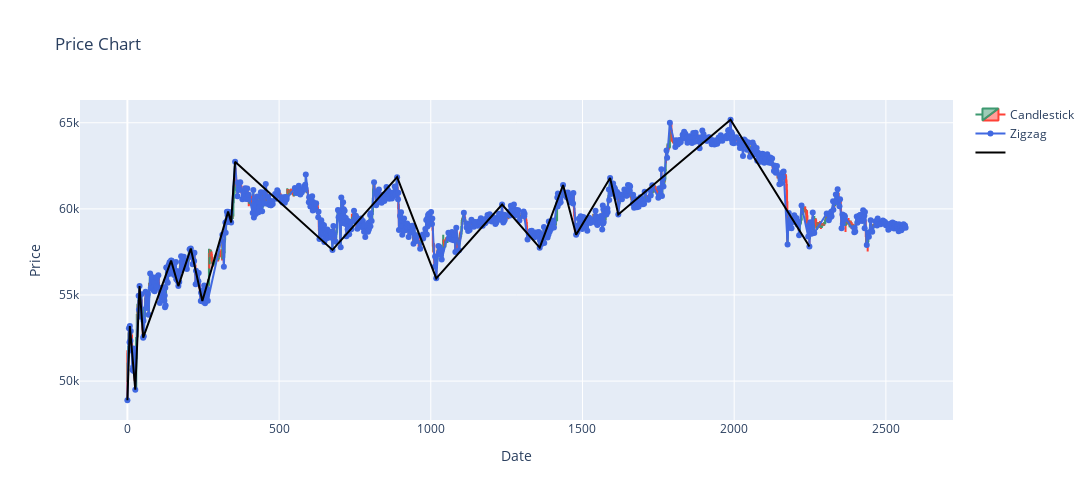

The cell this chart's notebook holds for it:
### Code cell
pt = gu.PlottingTool(width=1400, height=500)
pt.draw_candlesticks(corrected_pair_df)
pt.draw_zigzag(algo.zigzag_df)

# pt.draw_zigzag(h_o_zigzag_df, title='Higher order Zigzag', color='black')
# plot_type = "descending" if algo.zigzag_df[algo.zigzag_df.pdi == algo.starting_pdi].iloc[0].pivot_type == "peak" else "ascending"
plot_type = "ascending"
# if algo.zigzag_df[algo.zigzag_df.pdi == algo.starting_pdi].iloc[0].pivot_type == "valley":
#     pt.draw_points_with_label(algo.pbos_indices, 
#                               algo.pair_df.iloc[algo.pbos_indices].high, 
#                               "PBOS", color="purple")
#     pt.draw_points_with_label(algo.valley_lpls.pdi, algo.valley_lpls.pivot_value, "Broken LPL", color="yellow")
#     pt.draw_points_with_label(algo.valley_broken_lpls.pdi, algo.valley_broken_lpls.pivot_value, "Broken LPL", color="yellow")
# else:
#     pt.draw_points_with_label(algo.pbos_indices, 
#                               algo.pair_df.iloc[algo.pbos_indices].low, 
#                               "PBOS", color="purple")
#     pt.draw_points_with_label(algo.peak_lpls.pdi, algo.peak_lpls.pivot_value, "LPL", color="red")
#     pt.draw_points_with_label(algo.peak_broken_lpls.pdi, algo.peak_broken_lpls.pivot_value, "Broken LPL", color="yellow")
invert = False

if invert:
    plot_type = "ascending" if plot_type == "descending" else "descending"

# if plot_type == "ascending":
# pt.draw_points_with_label(algo.pbos_indices,
#                           algo.pair_df.iloc[algo.pbos_indices].high,
#                           "PBOS", color="purple")
# pt.draw_points_with_label(algo.valley_lpls.pdi, algo.valley_lpls.pivot_value, "LPL", color="red")
# pt.draw_points_with_label(algo.valley_broken_lpls.pdi, algo.valley_broken_lpls.pivot_value, "Valley broken LPL", color="orange")
# else:
# pt.draw_points_with_label(algo.pbos_indices,
#                           algo.pair_df.iloc[algo.pbos_indices].low,
#                           "PBOS", color="purple")
# pt.draw_points_with_label(algo.peak_lpls.pdi, algo.peak_lpls.pivot_value, "LPL", color="red")
# pt.draw_points_with_label(algo.peak_broken_lpls.pdi, algo.peak_broken_lpls.pivot_value, "Peak broken LPL", color="orange")

pt.draw_points_with_label(algo.zigzag_df[algo.zigzag_df.pdi.isin(algo.h_o_indices)].pdi,
                          algo.zigzag_df[algo.zigzag_df.pdi.isin(algo.h_o_indices)].pivot_value,
                          draw_line=True)

# pt.draw_points_with_label(algo.peak_lpls.pair_df_index, algo.peak_lpls.pivot_value, "Peak LPL", color="green")
# pt.draw_points_with_label(bos_df.loc[bos_df.pivot_type == "valley"], "BOS-S", color="red")
# pt.draw_points_with_label(lplb_df.loc[lplb_df.pivot_type == "peak"], "LPLB-S", color="orange")
# pt.draw_points_with_label(lpl_df.loc[lpl_df.pivot_type == "peak"], "LPL-S", color="green")
# for box in boxes_list:
#     print(box.id)
#     pt.draw_box(box, pair_df_end_index=pair_df.last_valid_index())
# pt.draw_highlight()
# pt.draw_points_with_label(bos_df.loc[bos_df.pivot_type == "valley"], "BOS-S", color="blue")
pt.show()
pt.save_plot(scale=4)

### Figure 1 — Plotly figure (JSON) as saved in the notebook; plotly's stock layout.template omitted (floating-point values rounded to 4 significant figures; data arrays with more than 128 entries replaced by an {"elided": "..."} marker saying what was removed)
{"data": [{"close": {"elided": "2568 float values"}, "high": {"elided": "2568 float values"}, "low": {"elided": "2568 float values"}, "name": "Candlestick", "open": {"elided": "2568 float values"}, "x": {"elided": "2568 int values"}, "type": "candlestick"}, {"line": {"color": "royalblue"}, "mode": "lines+markers", "name": "Zigzag", "x": {"elided": "819 int values"}, "y": {"elided": "819 float values"}, "type": "scatter"}, {"marker": {"color": "black", "size": 20, "symbol": "circle-open"}, "mode": "lines+text", "name": "", "text": "", "textfont": {"color": "black", "size": 10}, "textposition": "bottom center", "x": [0, 8, 26, 40, 52, 144, 168, 209, 247, 332, 342, 355, 676, 889, 1018, 1235, 1359, 1436, 1479, 1591, 1618, 1988, 2248], "y": [48890.0, 53200.0, 49500.0, 55520.0, 52520.0, 57000.0, 55520.0, 57700.0, 54650.0, 59840.0, 59210.0, 62740.0, 57620.0, 61840.0, 55970.0, 60250.0, 57750.0, 61390.0, 58500.0, 61790.0, 59680.0, 65180.0, 57820.0], "type": "scatter"}], "layout": {"width": 1400, "height": 500, "xaxis": {"rangeslider": {"visible": false}, "title": {"text": "Date"}}, "title": {"text": "Price Chart"}, "yaxis": {"title": {"text": "Price"}}}}
